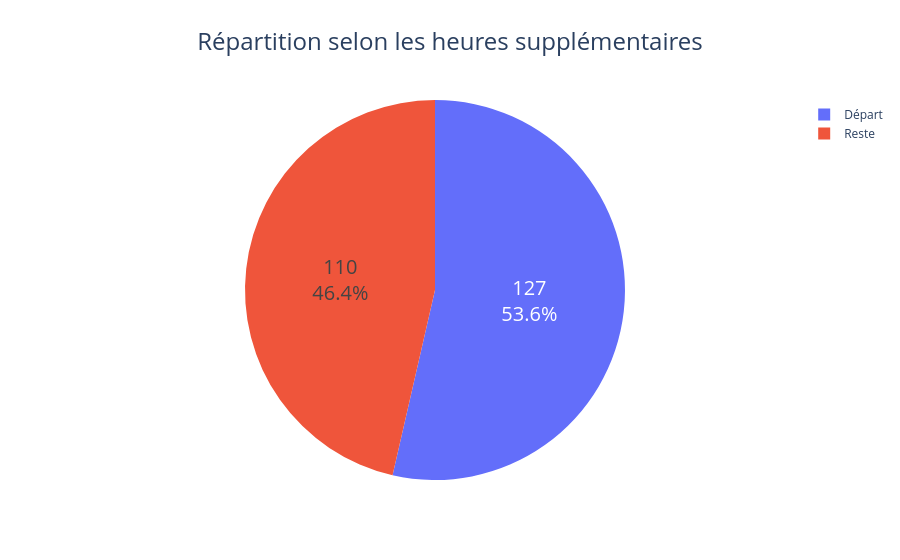

Notebook cell for this chart:
### Code cell
df_filtered = df_merge[df_merge[target_column] == 1].copy()

# value_counts() counts occurrences of 0 and 1
counts = df_filtered["heure_supplementaires"].value_counts().reset_index()
counts.columns = ["heure_supplementaires", "count"]

counts["label"] = counts["heure_supplementaires"].map(label_map)
counts["color"] = counts["heure_supplementaires"].map(color_map)

fig = go.Figure(data=[go.Pie(
    labels=counts["label"],
    values=counts["count"],
    marker=dict(colors=counts["color"])
)])

fig.update_traces(hoverinfo='label+percent', textinfo='value+percent', textfont_size=20)
fig.update_layout(
    title=dict(
        text="Répartition selon les heures supplémentaires",
        x=0.5,
        font=dict(size=24)
    )
)

fig.show()

### Figure 1 — Plotly figure (JSON) as saved in the notebook; plotly's stock layout.template omitted (floating-point values rounded to 4 significant figures)
{"data": [{"hoverinfo": "label+percent", "labels": ["Départ", "Reste"], "marker": {"colors": [null, null]}, "textfont": {"size": 20}, "textinfo": "value+percent", "type": "pie", "values": [127, 110]}], "layout": {"title": {"font": {"size": 24}, "text": "Répartition selon les heures supplémentaires", "x": 0.5}}}
